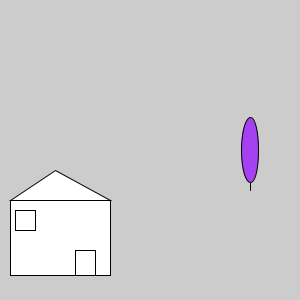
Frame 1 (no input)
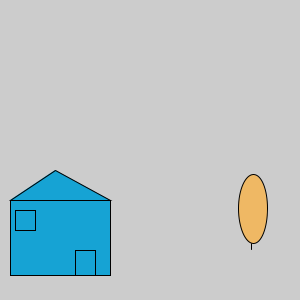
Frame 60 (the mouse pressed at the canvas centre just before this capture)
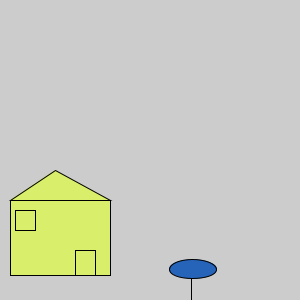
Frame 120 (the mouse held since frame 60 and released just before this capture)

The Processing sketch that drew these frames (run headless with seeded random() and noise(); from frame 60 on, the mouse is pressed at the canvas centre):

// Processing sketch: processing_182076
// ── processing_182076.pde

//Balloon
int xPos=250;
int yPos=150;
//balloon Tail
int linexPos=250;
int lineyPos=150;
int line1=250;
int line2=190;

int xDir=1;
int yDir=1;
void setup()
{
  size(300,300);//window size
}


void draw()
{
  //house
  background(204);
  rect(10,200,100,75);
  rect(15,210,20,20);
  rect(75,250,20,25);
  triangle(10,200,55,170,110,200);
  line(linexPos,lineyPos,line1,line2);
  fill(random(255),random(255),random(255));
  ellipse(xPos, yPos, random(0,75),random(0,75));
  

  xPos=xPos+xDir;
  yPos=yPos+yDir;
  
  if (xPos>width-20 || xPos<20)
  {
    xDir=-xDir;
  }
  
  if (yPos>height-20 || yPos<20)
  {
    yDir=-yDir;
  }
  
  //Tail
  linexPos=linexPos+xDir;
  lineyPos=lineyPos+yDir;
  
  line1=line1+xDir;
  line2=line2+yDir;

  
}
